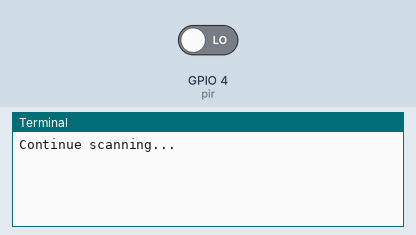
This program was run on a simulated Raspberry Pi (BCM pin numbers). Parts: the last lines printed to the terminal. The test bench sets the inputs (shaded band); at power-on: GPIO 4 (pir) LOW.

Above: at 1.2 s.
1.3 s: GPIO 4 (pir) driven HIGH
At 1.9 s:
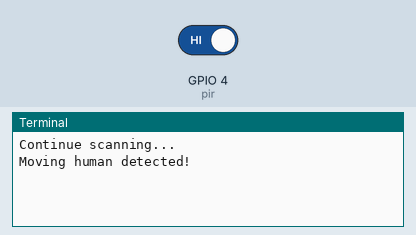
2.8 s: GPIO 4 (pir) driven LOW
At 4.3 s:
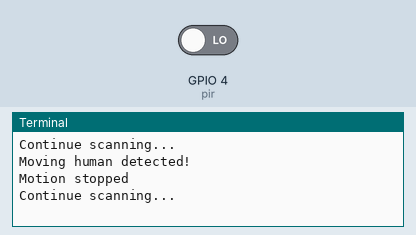

Measured:
- after the input at 1.3 s, the terminal: prints a new line at once (image 1)
- after the input at 2.8 s, the terminal: prints a new line at once (image 2)

The program:

pir_sensor.py
```python
from gpiozero import MotionSensor
from signal import pause

pir = MotionSensor(4)

while True:
    print("Continue scanning...")
    pir.wait_for_motion()

    print("Moving human detected!")
    pir.wait_for_no_motion()

    print("Motion stopped")
```
